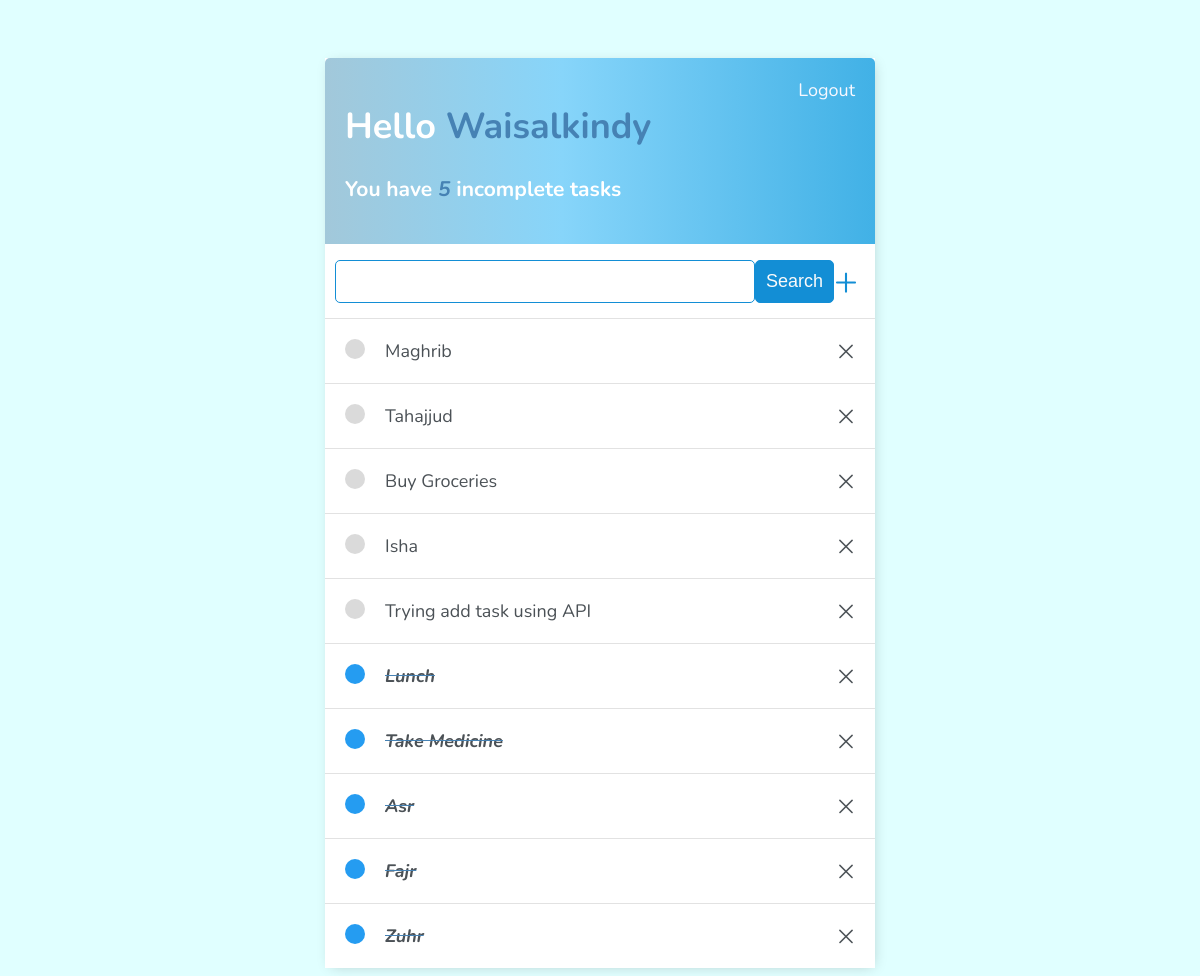
The app's page / (signed in) with its own data.
### base/models.py (models this page shows)
class Task(models.Model):
    user = models.ForeignKey(User, on_delete=models.CASCADE, null=True, blank=True)
    title = models.CharField(max_length=200)
    description = models.TextField(null=True, blank=True)
    complete = models.BooleanField(default=False)
    created = models.DateTimeField(auto_now_add=True)
    def __str__(self):
        return self.title
    class Meta:
        ordering = ['complete'] # make the completed task in placed in the bottom

### base/views.py (the view)
# urls.py: path('', TaskList.as_view(), name = 'tasks'),
class TaskList(LoginRequiredMixin, ListView):
    model = Task
    context_object_name = 'tasks'   # to change the object name to be used in templates
    def get_context_data(self, **kwargs):
        context = super().get_context_data(**kwargs)
        context["tasks"] = context["tasks"].filter(user = self.request.user)
        context["count"] = context["tasks"].filter(complete  = False).count()
        search_input = self.request.GET.get('search-area') or ''
        if search_input:
            context["tasks"] = context["tasks"].filter(title__icontains=search_input)
        context["search_input"] = search_input
        return context

### base/templates/base/task_list.html
{% extends "base/main.html" %}
{% block content %}
<div class='header-bar'>
  <div>
    <h1>Hello <span>{{request.user|title}}</span></h1>
    <h3>You have <i>{{count}}</i> incomplete task{{count|pluralize:"s"}}</h3>
  </div>
  {% if request.user.is_authenticated %}
  <a href="{% url 'logout' %}">Logout</a>
  {% else %}
  <a href="{% url 'login' %}">Login</a>
  {% endif %}
</div>
<div id="search-add-wrapper">
  <form method="GET" style="display: flex;">
    <input type="text" size="50" name="search-area" value='{{search_input}}'>
    <input class='button' type="submit" value="Search">
  </form>
  <a id='add-link' href="{% url 'task-create' %}">+</a>
</div>
<div class="task-items-wrapper">
  {% for task in tasks %}
    <div class='task-wrapper'>
      {% if task.complete %}
        <div class="task-title">
          <div class="task-complete-icon"></div>
          <i><s><a href="{% url 'task-update' task.id %}">{{task}}</a></s></i>
        </div>
        <a class="delete-link" href="{% url 'task-delete' task.id %}" >&times;</a>
      {% else %}
        <div class="task-title">
          <div class="task-incomplete-icon"></div>
          <a href="{% url 'task-update' task.id %}">{{task}}</a>
        </div>
        <a class="delete-link" href="{% url 'task-delete' task.id %}" >&times;</a>
      {% endif %}
    </div>
  {% empty %}
  <h3 style="padding: 20px;">No items in the list</h3>
  {% endfor %}
</div>
{% endblock content %}

### base/templates/base/main.html (shortened to what this page needs)
<!DOCTYPE html>
<html>
  <head>
  </head>
  <body>
    <div class="container">
      {% block content %}
      {% endblock content %}
    </div>
  </body>
</html>

### base/templates/base/main.html (style rules this page uses)
body { background-color: lightcyan; font-family: "Nunito", sans-serif; font-size: large; padding-top: 50px; }
a, p { color: #4b5156; }
span, i { color:steelblue; font-weight: bold; }
.container { max-width: 550px; margin: auto; background-color: #FFF; -webkit-box-shadow: 2px 2px 13px -4px rgba(0,0,0,0.21); box-shadow: 2px 2px 13px -4px rgba(0,0,0,0.21); }
.header-bar { display: flex; justify-content: space-between; color: #FFF; padding: 20px; border-radius: 5px 5px 0 0; background: linear-gradient(90deg, #a2c8da 0%, #87d5fa 43%, #41b1e6 100%); }
.header-bar a { color: ghostwhite; text-decoration: none; }
.task-wrapper { display: flex; align-items: center; justify-content: space-between; padding: 20px; background-color: #FFF; border-top: 1px solid rgb(226, 226, 226); }
.task-title { display: flex; }
.task-title a { text-decoration: none; padding-left: 20px; }
.task-complete-icon { height: 20px; width: 20px; background-color: rgb(37, 156, 241); border-radius: 50%; }
.task-incomplete-icon { height: 20px; width: 20px; background-color: rgb(218, 218, 218); border-radius: 50%; }
.delete-link { text-decoration: none; font-weight: 300; font-size: 30px; line-height: 0; }
#search-add-wrapper { display: flex; justify-content: space-between; align-items: center; padding: 10px; }
#add-link { color: rgb(19, 142, 213); text-decoration: none; font-size: 40px; font-weight: 300; padding-right: 7px; }
input[type=text], input[type=password], input[type=email], textarea { border: 1px solid rgb(19, 142, 213); border-radius: 5px; padding: 10px; width: 95%; }
.button { border: 1px solid rgb(19, 142, 213); background-color: rgb(19, 142, 213); color: #FAFAFA; padding: 10px; font-size: 18px; border-radius: 5px; cursor: pointer; text-decoration: none; display: flex; justify-content: space-between; align-items: center; }

### records on screen
Task: title "Maghrib"
Task: title "Tahajjud"
Task: title "Buy Groceries"
Task: title "Isha"
Task: title "Trying add task using API"
Task: title "Lunch"
Task: title "Take Medicine"
Task: title "Asr"
Task: title "Fajr"
Task: title "Zuhr"

### other values on screen
{{ request.user|title }} "Waisalkindy"
{{ count }} "5"
